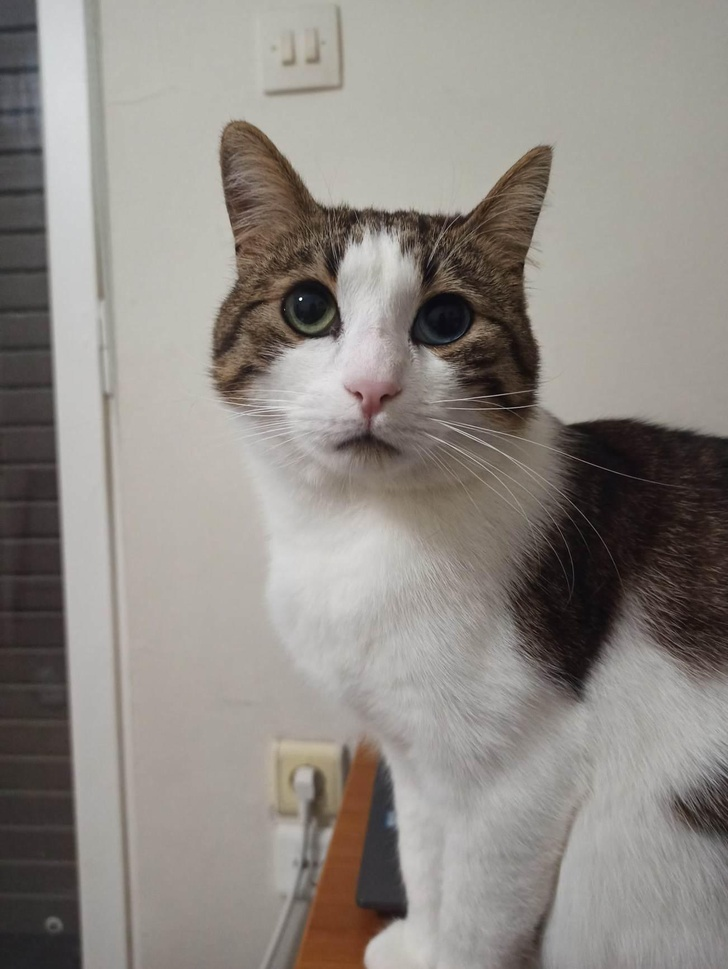
#> input picture Images/bilateral_gatsby.jpeg, 728 x 969 px, shrunk from 1302 x 1734 before the run
$ python -i face_detection.py   (imports and definitions only)
#> lines starting #> are read from the running program, lines starting #| are printed output that depends on the picture; after the words box and inside, x2 and y2 are one past the last pixel; in counts of white or black regions, pixels touching at a corner belong together
"""
Functions to detect faces used for adding meme assets and hats
"""

import cv2

def draw_bounding_boxes(faces_frontal, faces_profile, cat_faces, img):
    """
    Draw bounding boxes around detected faces
    """

    i = 1
    new_image = img
    for face_frontal in faces_frontal:
        (x, y, w, h) = face_frontal
        new_image = cv2.rectangle(new_image,(x,y),(x+w,y+h),(255,0,0),3)
        cv2.putText(new_image, str(i), (x, y-10), cv2.FONT_HERSHEY_SIMPLEX, 2, (255, 0, 0), 4)
        i += 1

    for face_profile in faces_profile:
        (x, y, w, h) = face_profile
        new_image = cv2.rectangle(new_image,(x,y),(x+w,y+h),(0,255,0),3)
        cv2.putText(new_image, str(i), (x, y-10), cv2.FONT_HERSHEY_SIMPLEX, 2, (0, 255, 0), 4)
        i += 1

    for cat_face in cat_faces:
        (x, y, w, h) = cat_face
        new_image = cv2.rectangle(new_image,(x,y),(x+w,y+h),(0,0,255),3)
        cv2.putText(new_image, str(i), (x, y-10), cv2.FONT_HERSHEY_SIMPLEX, 2, (0, 0, 255), 4)
        i += 1

    new_image = cv2.cvtColor(new_image, cv2.COLOR_BGR2RGB)
    return new_image


def face_detection(img):
    """
    Given an img, find a set of eyes for each face using Haar Cascades
    """
    bgr = cv2.cvtColor(img, cv2.COLOR_RGB2BGR)      # convert to bgr
#> bgr is the input picture: shape (969, 728, 3); mean B, G, R 132.5, 137.8, 143
    gray = cv2.cvtColor(bgr, cv2.COLOR_RGB2GRAY)    # convert to gray
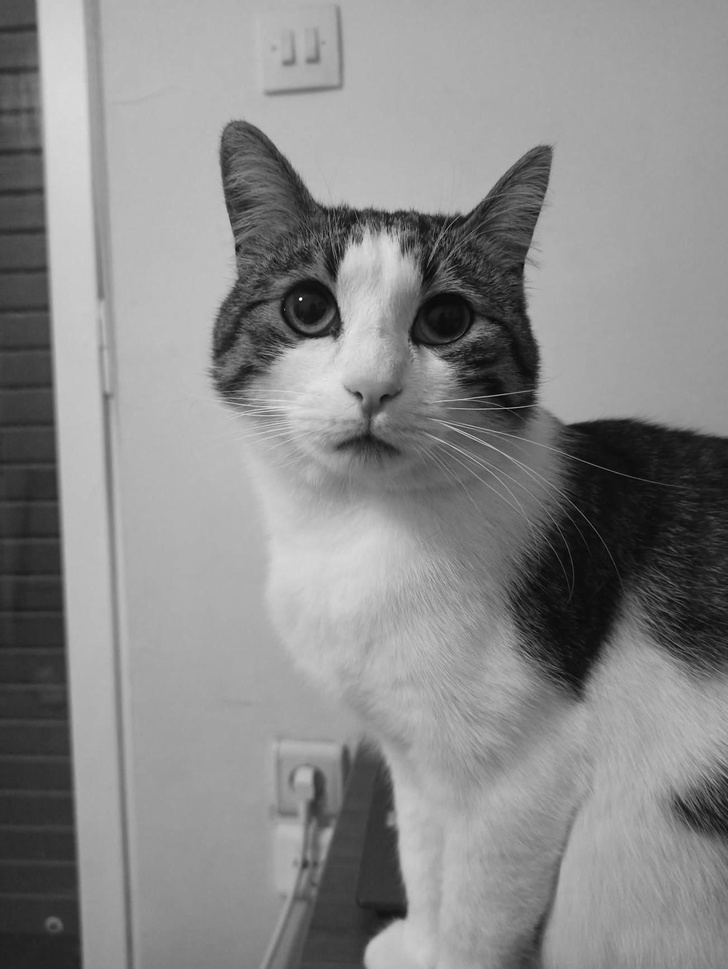
#> gray: shape (969, 728); min 0, max 255, mean 137
                                                    # (could be done in one step, but we need bgr
                                                    # for drawing bounding boxes)

    face_frontal_cascade = cv2.CascadeClassifier('haarcascades/haarcascade_frontalface_default.xml')    # detect frontal faces
    face_profile_cascade = cv2.CascadeClassifier('haarcascades/haarcascade_profileface.xml')            # detect profiles
    cat_cascade = cv2.CascadeClassifier('haarcascades/haarcascade_frontalcatface.xml')                  # detect cats

    # detectMultiScale parameters: img, scaleFactor, minNeighbors
    # scaleFactor: parameter specifying how much the image size is reduced at
    # each image scale. The smaller the scaleFactor, the smaller the step for
    # resizing -> + more accuracy, - slower
    # minNeighbors: parameter specifying how many neighbors each candidate
    # rectange should have to be called a face. Higher values give less matches
    # of higher quality
    faces_frontal = face_frontal_cascade.detectMultiScale(gray, 1.1, 6)
#> faces_frontal = ()
    faces_profile = face_profile_cascade.detectMultiScale(gray, 1.1, 6)
#> faces_profile = ()
    cat_faces = cat_cascade.detectMultiScale(gray, 1.1, 6)
#> cat_faces = [[214, 183, 315, 315]]

    num_faces = len(faces_frontal) + len(faces_profile)
#> num_faces = 0
    num_cat_faces = len(cat_faces)
#> num_cat_faces = 1

    print(f'Detected {num_faces} faces')
#| Detected 0 faces
    print(f'Detected {num_cat_faces} cat faces')
#| Detected 1 cat faces

    if num_faces + num_cat_faces == 0:
        print('No faces detected. Please choose another image')
        return img, []

    new_img = draw_bounding_boxes(faces_frontal, faces_profile, cat_faces, bgr)
#> the loop in draw_bounding_boxes, `for cat_face in cat_faces:` made 1 pass
#> (x, y, w, h, i) on pass 1: (214, 183, 315, 315, 2)
#> pass 1, in draw_bounding_boxes, `new_image = cv2.rectangle(new_image,(x,y),(x+w,y+h),(0,0,255),3)`:
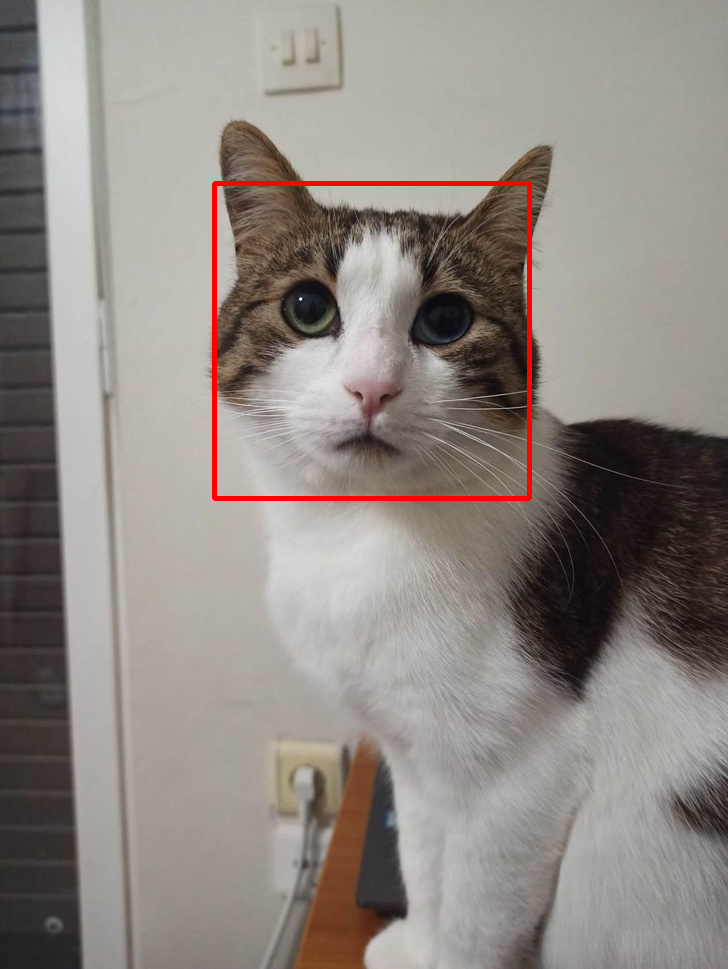
#> new_image: shape (969, 728, 3); 0.89% of pixels changed, all inside (x1, y1, x2, y2) = (212, 181, 532, 501)
#> after the loop in draw_bounding_boxes, `for cat_face in cat_faces:`: new_image: shape (969, 728, 3); 0.04% of pixels changed, all inside (x1, y1, x2, y2) = (224, 129, 239, 176)
#> after the loop in draw_bounding_boxes, `for cat_face in cat_faces:`: i = 2
    detections = (faces_frontal, faces_profile, cat_faces)
#> detections = ((), (), [[214, 183, 315, 315]])

    return new_img, get_detections(detections)

def get_detections(detections):
    """
    Construct a list of all detected faces (frontal, profile, cats)
    """
#> called with detections = ((), (), [[214, 183, 315, 315]])
    faces_frontal, faces_profile, cat_faces = detections
#> faces_frontal = (); faces_profile = (); cat_faces = [[214, 183, 315, 315]]
    faces = []

    if len(faces_frontal) != 0:
        for face_frontal in faces_frontal:
            faces.append(face_frontal)
    if len(faces_profile) != 0:
        for face_profile in faces_profile:
            faces.append(face_profile)
    if len(cat_faces) != 0:
        for cat_face in cat_faces:
            faces.append(cat_face)
#> this loop made 1 pass
#> after the loop, faces = [[214, 183, 315, 315]]

    return faces

>>> import cv2
>>> picture = cv2.cvtColor(cv2.imread('Images/bilateral_gatsby.jpeg'), cv2.COLOR_BGR2RGB)
>>> result = face_detection(picture)

$ run again, on Images/cat_glasses.jpeg
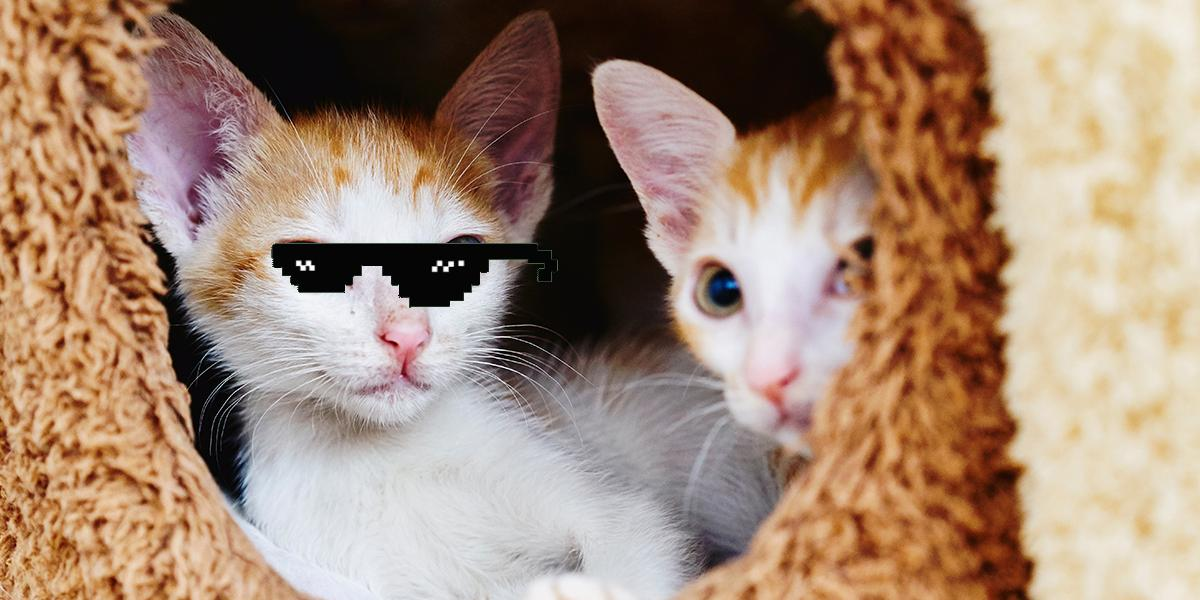
#> input picture Images/cat_glasses.jpeg, 1200 x 600 px
#> in face_detection, bgr is the input picture: shape (600, 1200, 3); mean B, G, R 116.9, 136.1, 162.8
#> in face_detection, `gray = cv2.cvtColor(bgr, cv2.COLOR_RGB2GRAY)`:
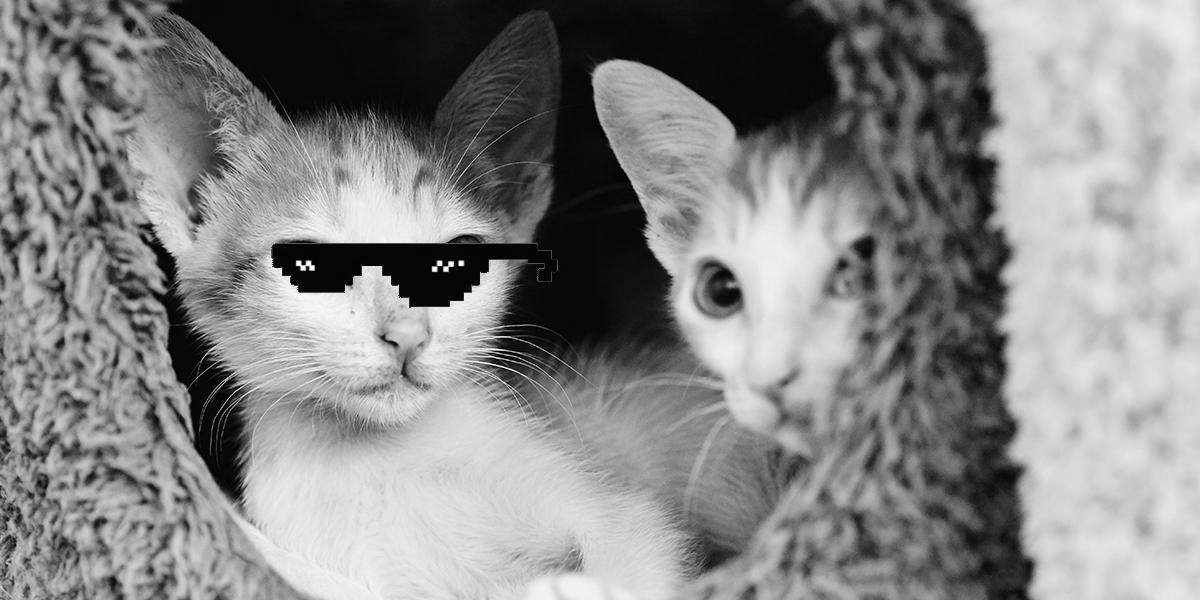
#> gray: shape (600, 1200); min 0, max 255, mean 133.4
#> in face_detection, `faces_frontal = face_frontal_cascade.detectMultiScale(gray, 1.1, 6)`: faces_frontal = [[641, 189, 277, 277]]
#> in face_detection, `faces_profile = face_profile_cascade.detectMultiScale(gray, 1.1, 6)`: faces_profile = ()
#> num_faces = 1
#> num_cat_faces = 0
#| Detected 1 faces
#| Detected 0 cat faces
#> the loop in draw_bounding_boxes, `for face_frontal in faces_frontal:` made 1 pass
#> (x, y, w, h, i) on pass 1: (641, 189, 277, 277, 2)
#> pass 1, in draw_bounding_boxes, `new_image = cv2.rectangle(new_image,(x,y),(x+w,y+h),(255,0,0),3)`:
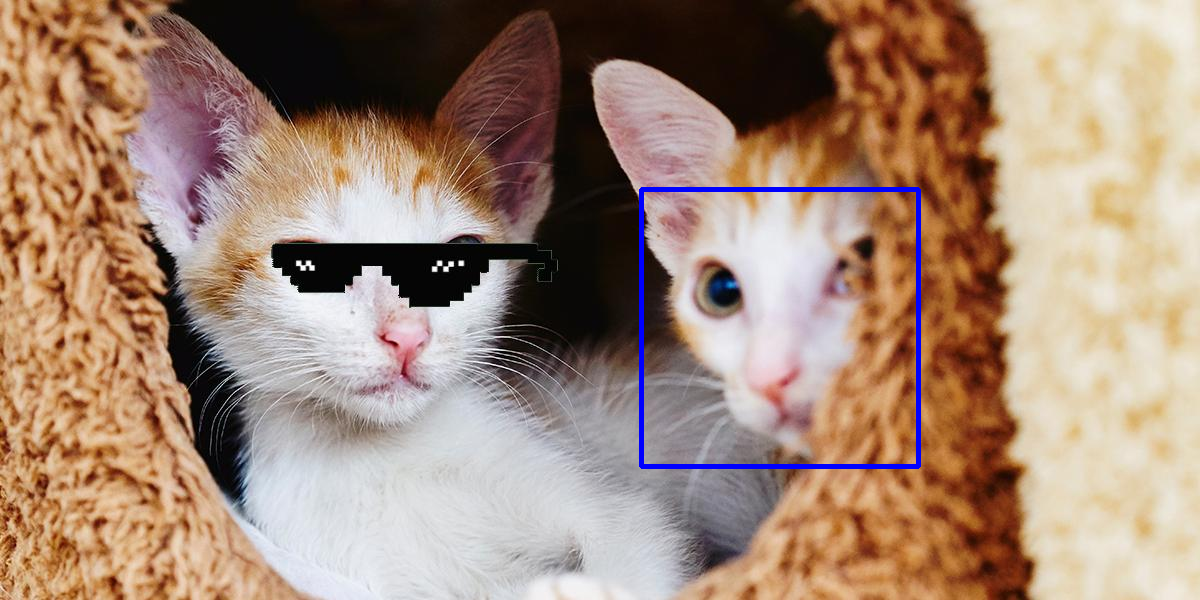
#> new_image: shape (600, 1200, 3); 0.77% of pixels changed, all inside (x1, y1, x2, y2) = (639, 187, 921, 469)
#> after the loop in draw_bounding_boxes, `for face_frontal in faces_frontal:`: i = 2
#> detections = ([[641, 189, 277, 277]], (), ())
#> in get_detections, `faces_frontal, faces_profile, cat_faces = detections`: faces_frontal = [[641, 189, 277, 277]]; faces_profile = ()
#> the loop in get_detections, `for face_frontal in faces_frontal:` made 1 pass
#> after the loop in get_detections, `for face_frontal in faces_frontal:`: faces = [[641, 189, 277, 277]]

$ run again, on Images/crossover_episode.jpeg
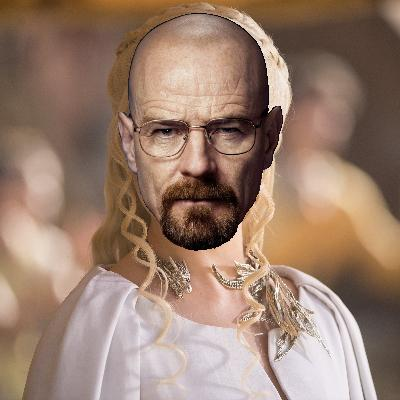
#> input picture Images/crossover_episode.jpeg, 400 x 400 px
#> in face_detection, bgr is the input picture: shape (400, 400, 3); mean B, G, R 110.7, 127, 153.8
#> in face_detection, `gray = cv2.cvtColor(bgr, cv2.COLOR_RGB2GRAY)`:
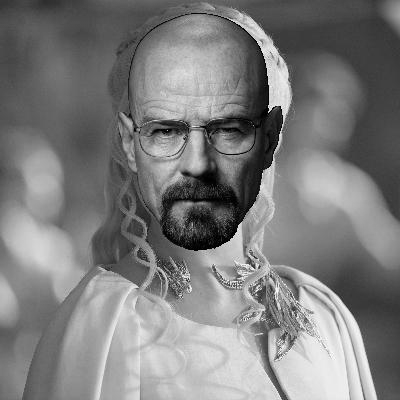
#> gray: shape (400, 400); min 0, max 254, mean 125.1
#> in face_detection, `faces_frontal = face_frontal_cascade.detectMultiScale(gray, 1.1, 6)`: faces_frontal = [[115, 69, 163, 163]]
#> in face_detection, `faces_profile = face_profile_cascade.detectMultiScale(gray, 1.1, 6)`: faces_profile = ()
#> num_faces = 1
#> num_cat_faces = 0
#| Detected 1 faces
#| Detected 0 cat faces
#> the loop in draw_bounding_boxes, `for face_frontal in faces_frontal:` made 1 pass
#> (x, y, w, h, i) on pass 1: (115, 69, 163, 163, 2)
#> after the loop in draw_bounding_boxes, `for face_frontal in faces_frontal:`:
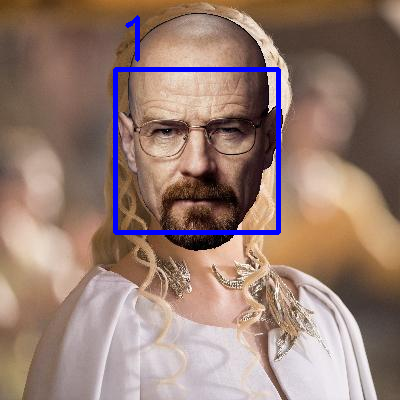
#> new_image: shape (400, 400, 3); mean B, G, R 114.3, 124.5, 150.6
#> after the loop in draw_bounding_boxes, `for face_frontal in faces_frontal:`: i = 2
#> detections = ([[115, 69, 163, 163]], (), ())
#> in get_detections, `faces_frontal, faces_profile, cat_faces = detections`: faces_frontal = [[115, 69, 163, 163]]; faces_profile = ()
#> the loop in get_detections, `for face_frontal in faces_frontal:` made 1 pass
#> after the loop in get_detections, `for face_frontal in faces_frontal:`: faces = [[115, 69, 163, 163]]
